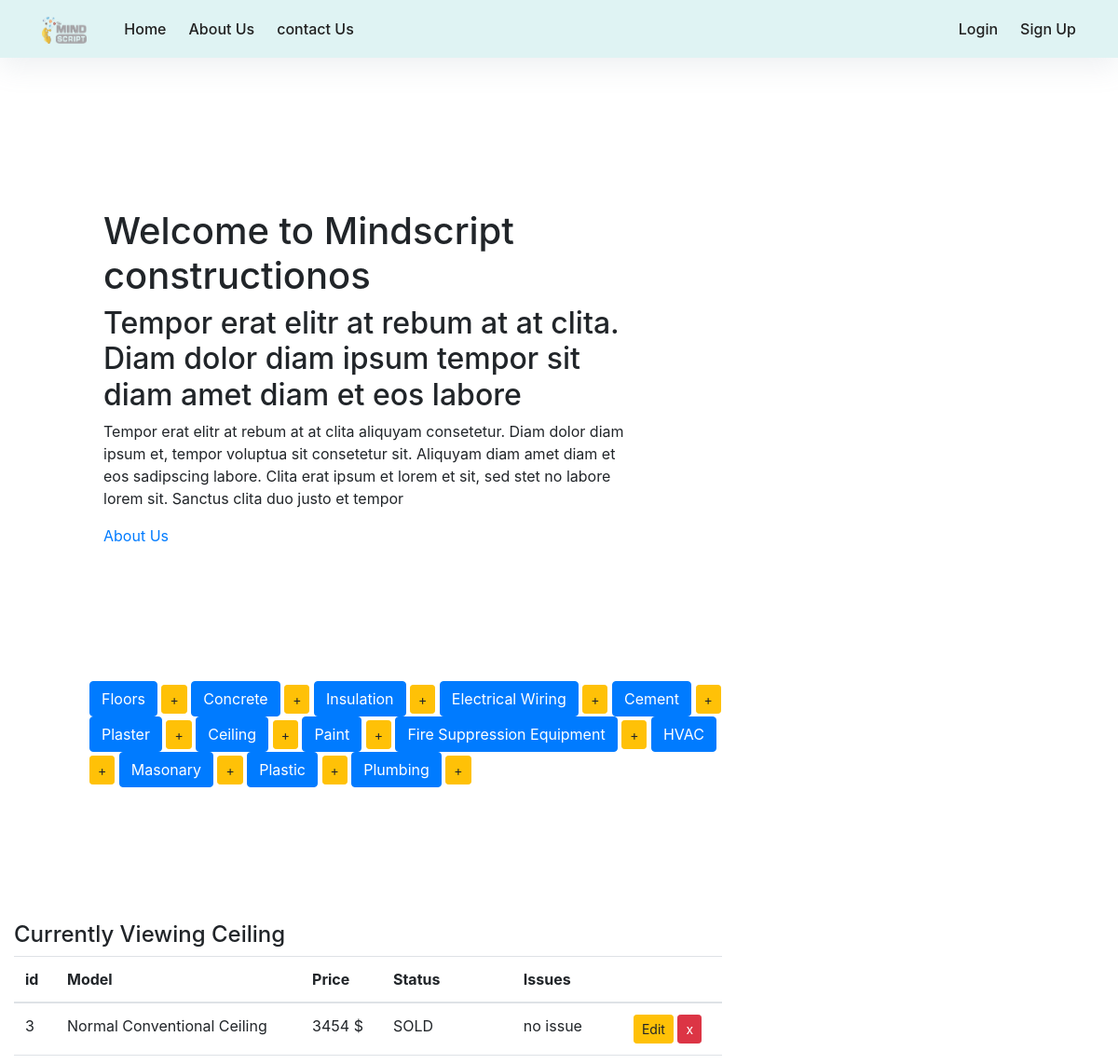
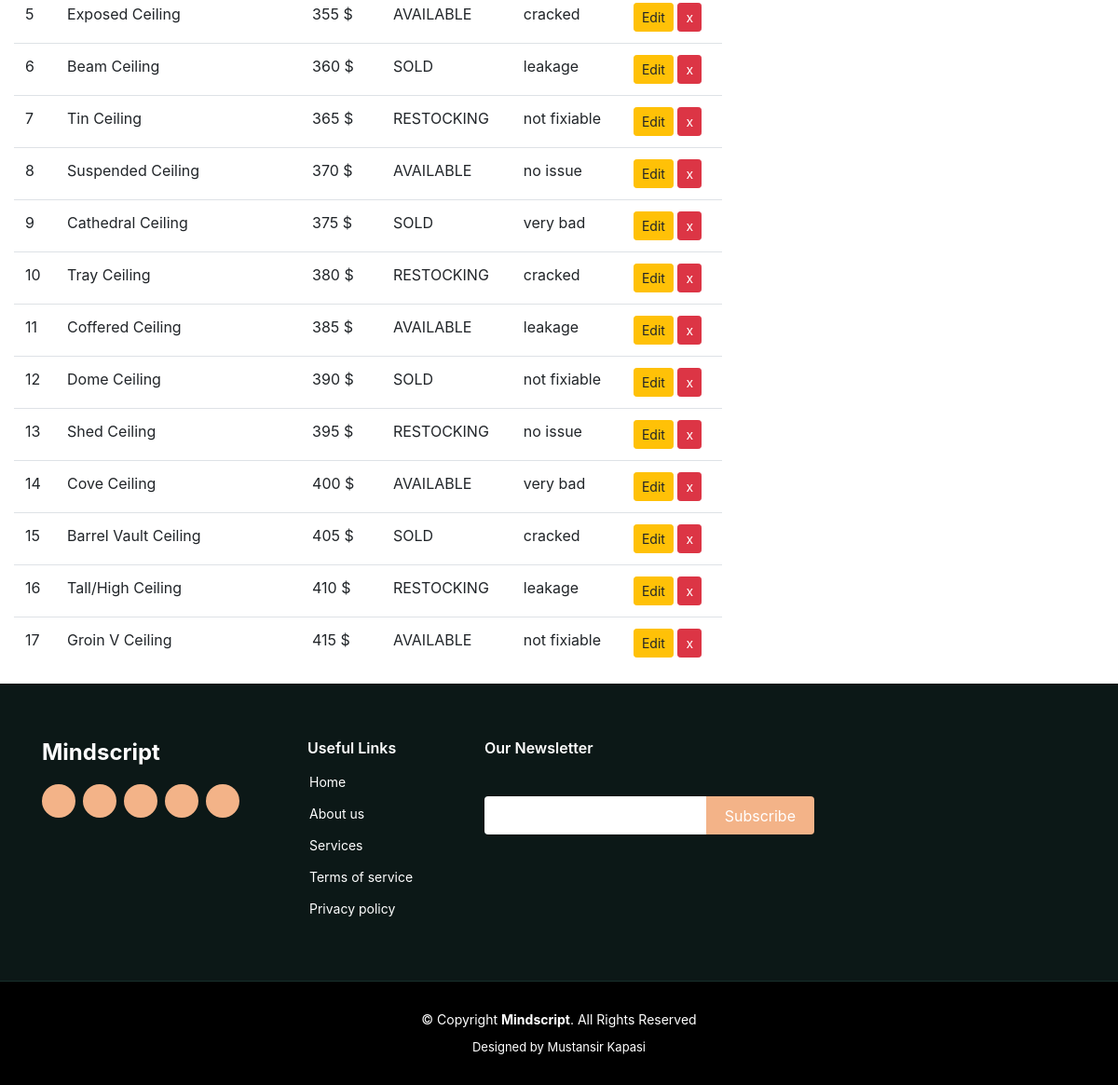
Page /dashboard/Ceiling on the committed database (2 pictures, top to bottom).
### web_app/models.py (models this page shows, shortened)
class Material(models.Model):
    type = models.CharField(max_length=200, blank=False)
    price = models.IntegerField()
    choices = (
        ('AVAILABLE', 'Item ready to be purchased'),
        ('SOLD', 'Item already purchased'),
        ('RESTOCKING', 'Item restocking in few days')
    )
    status = models.CharField(max_length=10, choices=choices, default='SOLD')
    issues = models.CharField(max_length=50, default="No Issues")
    class Meta:
        abstract = True

class Ceiling(Material):
    pass

### web_app/views.py (the view)
# urls.py: path('dashboard/Ceiling', display_Ceiling, name="display_Ceiling"),
def display_Ceiling(request):
    items = Ceiling.objects.all()
    context = {
        'items': items,
        'header': 'Ceiling',
    }
    return render(request, 'web_app/dashboard.html', context)

### web_app/templates/web_app/dashboard.html
{% extends "web_app/base.html" %}
  {% block content%}
  <div class = "container p-5 m-5">
    <div class="add_buttons">
      <div class="button-group">
        <a href="{% url 'display_Floor' %}" class="btn btn-primary btn-md btn-trim" role="button"> Floors</a>
        <a href="{% url 'add_Floor' %}" class="btn btn-warning btn-sm btn-pad" role="button"> +</a>
        <a href="{% url 'display_Concrete' %}" class="btn btn-primary btn-md btn-trim" role="button"> Concrete</a>
        <a href="{% url 'add_Concrete' %}" class="btn btn-warning btn-sm btn-pad" role="button"> +</a>
        <a href="{% url 'display_Insulation' %}" class="btn btn-primary btn-md btn-trim" role="button"> Insulation</a>
        <a href="{% url 'add_Insulation' %}" class="btn btn-warning btn-sm btn-pad" role="button"> +</a>
        <a href="{% url 'display_Electrical_wiring' %}" class="btn btn-primary btn-md btn-trim" role="button"> Electrical Wiring</a>
        <a href="{% url 'add_Electrical_wiring' %}" class="btn btn-warning btn-sm btn-pad" role="button"> +</a>
        <a href="{% url 'display_Cement' %}" class="btn btn-primary btn-md btn-trim" role="button"> Cement</a>
        <a href="{% url 'add_Cement' %}" class="btn btn-warning btn-sm btn-pad" role="button"> +</a>
        <a href="{% url 'display_Plaster' %}" class="btn btn-primary btn-md btn-trim" role="button"> Plaster</a>
        <a href="{% url 'add_Plaster' %}" class="btn btn-warning btn-sm btn-pad" role="button"> +</a>
        <a href="{% url 'display_Ceiling' %}" class="btn btn-primary btn-md btn-trim" role="button"> Ceiling</a>
        <a href="{% url 'add_Ceiling' %}" class="btn btn-warning btn-sm btn-pad" role="button"> +</a>
        <a href="{% url 'display_Paint' %}" class="btn btn-primary btn-md btn-trim" role="button"> Paint</a>
        <a href="{% url 'add_Paint' %}" class="btn btn-warning btn-sm btn-pad" role="button"> +</a>
        <a href="{% url 'display_Fire_suppression_equip' %}" class="btn btn-primary btn-md btn-trim" role="button"> Fire Suppression Equipment</a>
        <a href="{% url 'add_Fire_suppression_equip' %}" class="btn btn-warning btn-sm btn-pad" role="button"> +</a>
        <a href="{% url 'display_HVAC' %}" class="btn btn-primary btn-md btn-trim" role="button"> HVAC</a>
        <a href="{% url 'add_HVAC' %}" class="btn btn-warning btn-sm btn-pad" role="button"> +</a>
        <a href="{% url 'display_Masonry' %}" class="btn btn-primary btn-md btn-trim" role="button"> Masonary</a>
        <a href="{% url 'add_Masonry' %}" class="btn btn-warning btn-sm btn-pad" role="button"> +</a>
        <a href="{% url 'display_Plastic' %}" class="btn btn-primary btn-md btn-trim" role="button"> Plastic</a>
        <a href="{% url 'add_Plastic' %}" class="btn btn-warning btn-sm btn-pad" role="button"> +</a>
        <a href="{% url 'display_Plumbing' %}" class="btn btn-primary btn-md btn-trim" role="button"> Plumbing</a>
        <a href="{% url 'add_Plumbing' %}" class="btn btn-warning btn-sm btn-pad" role="button"> +</a>
      </div>
    </div>
  </div>
    <br><br>
    <div class= "container">
      <div>
        <h4>Currently Viewing {{header}}</h4>
      </div>
      <table class="table table-hover">
        <thead>
          <tr>
            <th>id</th>
            <th>Model</th>
            <th>Price</th>
            <th>Status</th>
            <th>Issues</th>
            <th></th>
          </tr>
        </thead>
        <tbody>
          {% for item in items %}
          <tr>
            <td>{{ item.pk }}
            <td>{{ item.type }}</td>
            <td>{{ item.price }} $</td>
            <td>{{ item.status }}</td>
            <td>{{ item.issues }}</td>
            {% if header == "Floor" %}
            <td>
                <a href="{% url 'edit_Floor' item.pk %}" class="btn btn-warning btn-sm" role="button" aria-pressed="true" > Edit</a>
                <a href="{% url 'delete_Floor' item.pk%}" class="btn btn-danger btn-sm" role="button" aria-pressed="true" > x</a>
            </td>
            {% elif header == "Concrete" %}
            <td>
                <a href="{% url 'edit_Concrete' item.pk %}" class="btn btn-warning btn-sm" role="button" aria-pressed="true" > Edit</a>
                <a href="{% url 'delete_Concrete' item.pk%}" class="btn btn-danger btn-sm" role="button" aria-pressed="true" > x</a>
            </td>
            {% elif header == "Insulation" %}
            <td>
                <a href="{% url 'edit_Insulation' item.pk %}" class="btn btn-warning btn-sm" role="button" aria-pressed="true" > Edit</a>
                <a href="{% url 'delete_Insulation' item.pk%}" class="btn btn-danger btn-sm" role="button" aria-pressed="true" > x</a>
            </td>
            {% elif header == "Electrical_wiring" %}
            <td>
                <a href="{% url 'edit_Electrical_wiring' item.pk %}" class="btn btn-warning btn-sm" role="button" aria-pressed="true" > Edit</a>
                <a href="{% url 'delete_Electrical_wiring' item.pk%}" class="btn btn-danger btn-sm" role="button" aria-pressed="true" > x</a>
            </td>
            {% elif header == "Cement" %}
            <td>
                <a href="{% url 'edit_Cement' item.pk %}" class="btn btn-warning btn-sm" role="button" aria-pressed="true" > Edit</a>
                <a href="{% url 'delete_Cement' item.pk%}" class="btn btn-danger btn-sm" role="button" aria-pressed="true" > x</a>
            </td>
            {% elif header == "Plaster" %}
            <td>
                <a href="{% url 'edit_Plaster' item.pk %}" class="btn btn-warning btn-sm" role="button" aria-pressed="true" > Edit</a>
                <a href="{% url 'delete_Plaster' item.pk%}" class="btn btn-danger btn-sm" role="button" aria-pressed="true" > x</a>
            </td>
            {% elif header == "Ceiling" %}
            <td>
                <a href="{% url 'edit_Ceiling' item.pk %}" class="btn btn-warning btn-sm" role="button" aria-pressed="true" > Edit</a>
                <a href="{% url 'delete_Ceiling' item.pk%}" class="btn btn-danger btn-sm" role="button" aria-pressed="true" > x</a>
            </td>
            {% elif header == "Paint" %}
            <td>
                <a href="{% url 'edit_Paint' item.pk %}" class="btn btn-warning btn-sm" role="button" aria-pressed="true" > Edit</a>
                <a href="{% url 'delete_Paint' item.pk%}" class="btn btn-danger btn-sm" role="button" aria-pressed="true" > x</a>
            </td>
            {% elif header == "Fire_suppression_equip" %}
            <td>
                <a href="{% url 'edit_Fire_suppression_equip' item.pk %}" class="btn btn-warning btn-sm" role="button" aria-pressed="true" > Edit</a>
                <a href="{% url 'delete_Fire_suppression_equip' item.pk%}" class="btn btn-danger btn-sm" role="button" aria-pressed="true" > x</a>
            </td>
            {% elif header == "HVAC" %}
            <td>
                <a href="{% url 'edit_HVAC' item.pk %}" class="btn btn-warning btn-sm" role="button" aria-pressed="true" > Edit</a>
                <a href="{% url 'delete_HVAC' item.pk%}" class="btn btn-danger btn-sm" role="button" aria-pressed="true" > x</a>
            </td>
            {% elif header == "Masonry" %}
            <td>
                <a href="{% url 'edit_Masonry' item.pk %}" class="btn btn-warning btn-sm" role="button" aria-pressed="true" > Edit</a>
                <a href="{% url 'delete_Masonry' item.pk%}" class="btn btn-danger btn-sm" role="button" aria-pressed="true" > x</a>
            </td>
            {% elif header == "Plastic" %}
            <td>
                <a href="{% url 'edit_Plastic' item.pk %}" class="btn btn-warning btn-sm" role="button" aria-pressed="true" > Edit</a>
                <a href="{% url 'delete_Plastic' item.pk%}" class="btn btn-danger btn-sm" role="button" aria-pressed="true" > x</a>
            </td>
            {% else %}
            <td>
                <a href="{% url 'edit_Plumbing' item.pk %}" class="btn btn-warning btn-sm" role="button" aria-pressed="true" > Edit</a>
                <a href="{% url 'delete_Plumbing' item.pk%}" class="btn btn-danger btn-sm" role="button" aria-pressed="true" > x</a>
            </td>
            {% endif %}
          </tr>
          {% endfor %}
        </tbody>
      </table>
    </div>
{% endblock content %}

### rows in the picture
Ceiling: pk "3", type "Normal Conventional Ceiling", price "3454", status "SOLD", issues "no issue"
Ceiling: pk "5", type "Exposed Ceiling", price "355", status "AVAILABLE", issues "cracked"
Ceiling: pk "6", type "Beam Ceiling", price "360", status "SOLD", issues "leakage"
Ceiling: pk "7", type "Tin Ceiling", price "365", status "RESTOCKING", issues "not fixiable"
Ceiling: pk "8", type "Suspended Ceiling", price "370", status "AVAILABLE", issues "no issue"
Ceiling: pk "9", type "Cathedral Ceiling", price "375", status "SOLD", issues "very bad"
Ceiling: pk "10", type "Tray Ceiling", price "380", status "RESTOCKING", issues "cracked"
Ceiling: pk "11", type "Coffered Ceiling", price "385", status "AVAILABLE", issues "leakage"
Ceiling: pk "12", type "Dome Ceiling", price "390", status "SOLD", issues "not fixiable"
Ceiling: pk "13", type "Shed Ceiling", price "395", status "RESTOCKING", issues "no issue"
Ceiling: pk "14", type "Cove Ceiling", price "400", status "AVAILABLE", issues "very bad"
Ceiling: pk "15", type "Barrel Vault Ceiling", price "405", status "SOLD", issues "cracked"
Ceiling: pk "16", type "Tall/High Ceiling", price "410", status "RESTOCKING", issues "leakage"
Ceiling: pk "17", type "Groin V Ceiling", price "415", status "AVAILABLE", issues "not fixiable"

### other values in the picture
{{ header }} "Ceiling"
